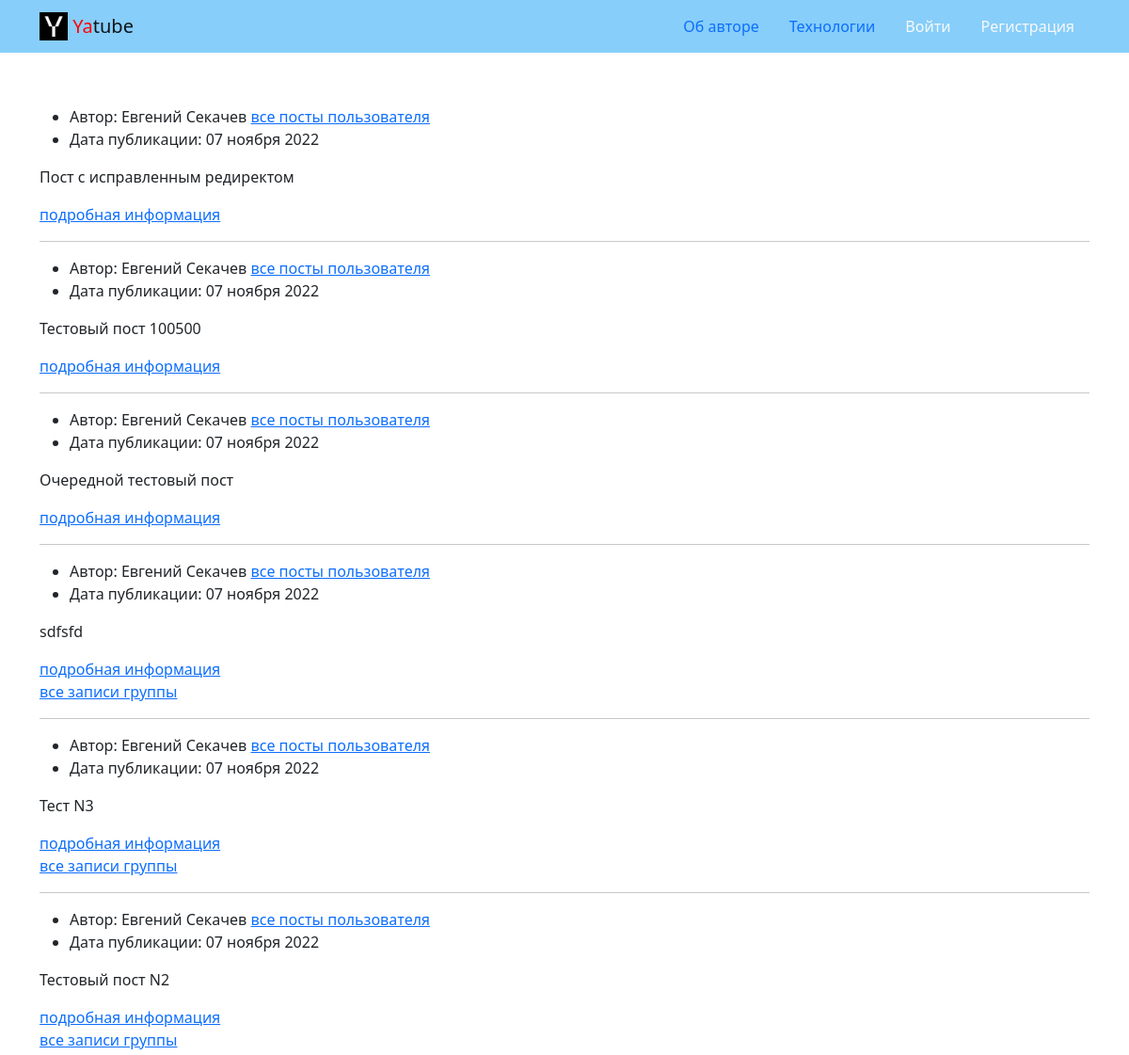
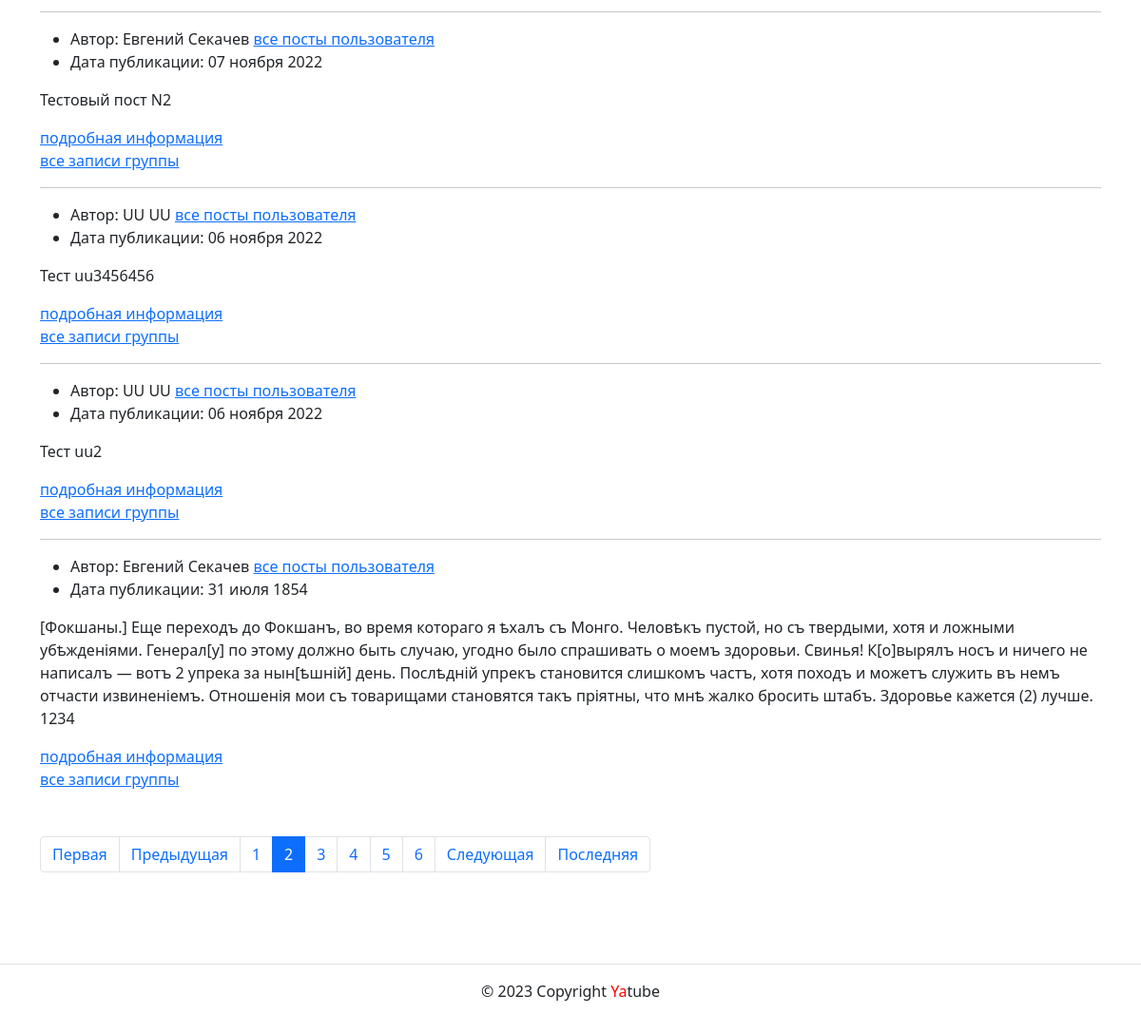
Screenshot of /?page=2 with the database file from the repository (2 pictures, top to bottom).
### posts/models.py (models this page shows, shortened)
class Post(CreatedModel):
    text = models.TextField(
        'Текст поста',
        help_text='Введите текст поста'
    )
    author = models.ForeignKey(
        User,
        on_delete=models.CASCADE,
        related_name='posts',
        verbose_name='Автор'
    )
    group = models.ForeignKey(
        Group,
        blank=True,
        null=True,
        on_delete=models.SET_NULL,
        related_name='posts',
        verbose_name='Группа',
        help_text='Группа, к которой будет относиться пост'
    )
    image = models.ImageField(
        'Картинка',
        upload_to='posts/',
        blank=True
    )
    class Meta:
        ordering = ('-pub_date',)
        verbose_name = 'Пост'
        verbose_name_plural = 'Посты'

### posts/views.py (the view)
# urls.py: path('', views.index, name='index'),
def index(request):
    post_list = Post.objects.select_related('group')
    page_obj = posts_paginator(request, post_list, POSTS_PER_PAGE)
    return render(request, 'posts/index.html', {'page_obj': page_obj})

### core/context_processors/year.py (called while the page is built)
def year(request):
    return {
        'year': datetime.datetime.now().year
    }

### posts/utils.py (called while the page is built)
def posts_paginator(request, post_list: QuerySet, posts_count: int):
    paginator = Paginator(post_list, posts_count)
    page_number = request.GET.get('page')
    page_obj = paginator.get_page(page_number)
    return page_obj

### templates/posts/index.html (shortened to what this page needs)
{% extends 'base.html' %}
{% block content %}
  {% load cache %}
  {% cache 20 index_page page_obj %}
  {% for post in page_obj %}
    {% include 'posts/includes/post_text.html' %}
    {% if post.group %}
      <a href="{% url 'posts:group_list' post.group.slug %}">все записи группы</a>
    {% endif %}
    {% if not forloop.last %}
      <hr>
    {% endif %}
  {% endfor %}
  {% endcache %}
  {% include 'posts/includes/paginator.html' %}
{% endblock %}

### templates/posts/includes/post_text.html (shortened to what this page needs)
{% load thumbnail %}
<article>
  <ul>
    <li>
      Автор: {{ post.author.get_full_name }}
      <a href="{% url 'posts:profile' post.author.username %}">все посты пользователя</a>
    </li>
    <li>
      Дата публикации: {{ post.pub_date|date:"d E Y" }}
    </li>
  </ul>
  <p>{{ post.text }}</p>
  <a href="{% url 'posts:post_detail' post.id %}">подробная информация</a>
</article>

### rows the page displays
Post: author.get_full_name "Евгений Секачев", pub_date "07 ноября 2022", text "Пост с исправленным редиректом"
Post: author.get_full_name "Евгений Секачев", pub_date "07 ноября 2022", text "Тестовый пост 100500"
Post: author.get_full_name "Евгений Секачев", pub_date "07 ноября 2022", text "Очередной тестовый пост"
Post: author.get_full_name "Евгений Секачев", pub_date "07 ноября 2022", text "sdfsfd", shows "все записи группы"
Post: author.get_full_name "Евгений Секачев", pub_date "07 ноября 2022", text "Тест N3", shows "все записи группы"
Post: author.get_full_name "Евгений Секачев", pub_date "07 ноября 2022", text "Тестовый пост N2", shows "все записи группы"
Post: author.get_full_name "Евгений Секачев", pub_date "07 ноября 2022", text "Тестовый пост N2", shows "все записи группы"
Post: author.get_full_name "UU UU", pub_date "06 ноября 2022", text "Тест uu3456456", shows "все записи группы"
Post: author.get_full_name "UU UU", pub_date "06 ноября 2022", text "Тест uu2", shows "все записи группы"
Post: author.get_full_name "Евгений Секачев", pub_date "31 июля 1854", text "[Фокшаны.] Еще переходъ до Фокшанъ, во время котораго я ѣхалъ съ Монго. Человѣкъ пустой, но съ твердыми, хотя и ложными убѣжденіями. Генерал[у] по этому должно быть случаю, угодно было спрашивать о моемъ здоровьи. Свинья! К[о]вырялъ носъ и ничего не написалъ — вотъ 2 упрека за нын[ѣшній] день. Послѣдній упрекъ становится слишкомъ частъ, хотя походъ и можетъ служить въ немъ отчасти извиненіемъ. Отношенія мои съ товарищами становятся такъ пріятны, что мнѣ жалко бросить штабъ. Здоровье кажется (2) лучше. 1234", shows "все записи группы"

### other values shown
{{ i }} "1" "3" "4" "5" "6"
{{ i }} "2"
